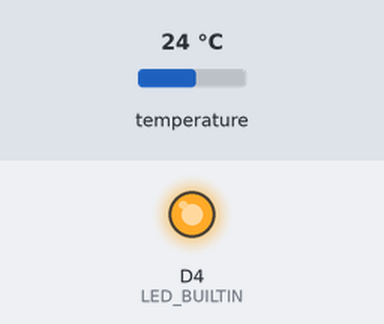
The sketch below on a simulated ESP8266 (NodeMCU). On the bench: output pins drawn as LEDs (lit = HIGH, except the on-board LED, lit = LOW). Inputs (shaded band) come from the test bench; at power-on: temperature 24 °C. WiFi joins after 1.5 s; servers stay silent unless stated; what the sketch prints to the serial monitor is not drawn.

Above: at 0.0 s.
At 1.5 s:
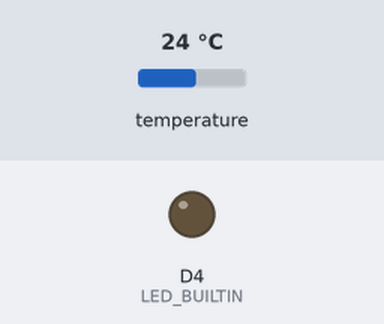
Timing chart, 0 to 3.0 s (numbered marks = the images above):
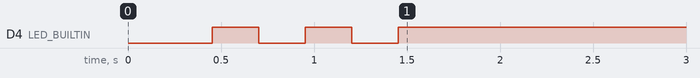

The sketch:

esp8266_thingspeak_logger.ino
```cpp
/*******************************************************************
 *  An example of how to use a custom reply keyboard markup.       *
 *                                                                 *
 *                                                                 *
 *  written by Vadim Sinitski                                      *
 *******************************************************************/
#include <ESP8266WiFi.h>
#include <WiFiClientSecure.h>
#include <OneWire.h>
#include <DallasTemperature.h>
#include <ESP8266HTTPClient.h>

//------------------------------------------

//DS18B20
#define ONE_WIRE_BUS D1 //Pin to which is attached a temperature sensor
#define ONE_WIRE_MAX_DEV 8 //The maximum number of devices

OneWire oneWire(ONE_WIRE_BUS);
DallasTemperature DS18B20(&oneWire);
int numberOfDevices; //Number of temperature devices found
DeviceAddress devAddr[ONE_WIRE_MAX_DEV];  //An array device temperature sensors
float tempDev[ONE_WIRE_MAX_DEV]; //Saving the last measurement of temperature
float tempDevLast[ONE_WIRE_MAX_DEV]; //Previous temperature measurement
char temperatureString[6];

//------------------------------------------
//WIFI
const char* ssid = "ssid";
const char* password = "password";

//Init thingspeak service
unsigned long myChannelNumber = 123456; //thingspeak channel number
const char * myWriteAPIKey = "KGKHJGMKJHGM"; //thingspeak write api key
unsigned long ts_mtbs = 300000; //mean time between scan messages (seconds)
long ts_lasttime;   //last time messages' scan has been done

float getTemperature(int sensId) {
  float temp;
  do {
    DS18B20.requestTemperatures();
    temp = DS18B20.getTempCByIndex(sensId);
    delay(100);
  } while (temp == 85.0 || temp == (-127.0));
  return temp;
}

//Convert device id to String
String GetAddressToString(DeviceAddress deviceAddress){
  String str = "";
  for (uint8_t i = 0; i < 8; i++){
    if( deviceAddress[i] < 16 ) str += String(0, HEX);
    str += String(deviceAddress[i], HEX);
  }
  return str;
}

//Setting the temperature sensor
void SetupDS18B20(){
  DS18B20.begin();

  Serial.print("Parasite power is: ");
  if( DS18B20.isParasitePowerMode() ){
    Serial.println("ON");
  }else{
    Serial.println("OFF");
  }

  numberOfDevices = DS18B20.getDeviceCount();
  Serial.print( "Device count: " );
  Serial.println( numberOfDevices );

  DS18B20.requestTemperatures();

  // Loop through each device, print out address
  for(int i=0;i<numberOfDevices; i++){
    // Search the wire for address
    if( DS18B20.getAddress(devAddr[i], i) ){
      //devAddr[i] = tempDeviceAddress;
      Serial.print("Found device ");
      Serial.print(i, DEC);
      Serial.print(" with address: " + GetAddressToString(devAddr[i]));
      Serial.println();
    }else{
      Serial.print("Found ghost device at ");
      Serial.print(i, DEC);
      Serial.print(" but could not detect address. Check power and cabling");
    }

    //Get resolution of DS18b20
    Serial.print("Resolution: ");
    Serial.print(DS18B20.getResolution( devAddr[i] ));
    Serial.println();

    //Read temperature from DS18b20
    float tempC = DS18B20.getTempC( devAddr[i] );
    Serial.print("Temp C: ");
    Serial.println(tempC);
  }
}

void setup() {
 Serial.begin(115200);
 delay(100);
 Serial.println("You are in setup...");
 pinMode(LED_BUILTIN, OUTPUT);
  // Set WiFi to station mode and disconnect from an AP if it was Previously connected
  WiFi.mode(WIFI_STA);
  WiFi.disconnect();
  delay(100);

  // attempt to connect to Wifi network:
  Serial.print("Connecting Wifi: ");
  Serial.println(ssid);
  WiFi.begin(ssid, password);

  while (WiFi.status() != WL_CONNECTED) {
    digitalWrite(LED_BUILTIN, LOW);
    delay(250);
    Serial.print(".");
    digitalWrite(LED_BUILTIN, HIGH);
    delay(250);
  }

  Serial.println("");
  Serial.println("WiFi connected");
  Serial.print("IP address: ");
  Serial.println(WiFi.localIP());

  SetupDS18B20();
}

void updateThingspeak() {
  String reqString = "http://api.thingspeak.com/update?api_key="+String(myWriteAPIKey);
      HTTPClient http;  //Declare an object of class HTTPClient
      for (int i=0; i<=numberOfDevices-1; i++) {
        int fieldNum = i+1;
        Serial.print("fieldNum=");
        Serial.println(fieldNum);
        float temperature = getTemperature(i);
        dtostrf(temperature, 2, 1, temperatureString);
        reqString += "&field"+String(fieldNum)+"="+temperatureString;
        Serial.print("temperature = ");
        Serial.println(temperatureString);
      }
      Serial.println(reqString);
      http.begin(reqString);  //Specify request destination
      int httpCode = http.GET();  //Send the request
      if (httpCode > 0) {  //Check the returning code
        String payload = http.getString();  //Get the request response payload
        Serial.print("response: ");
        Serial.println(payload);  //Print the response payload
      }
      http.end();  //Close connection
}

void loop() {
  //Если таймаут прошел, то измерим температуру и отправим данные на thingspeak.com
  if (millis() > ts_lasttime + ts_mtbs)  {
      ts_lasttime = millis();
      updateThingspeak();
  }
}
```
